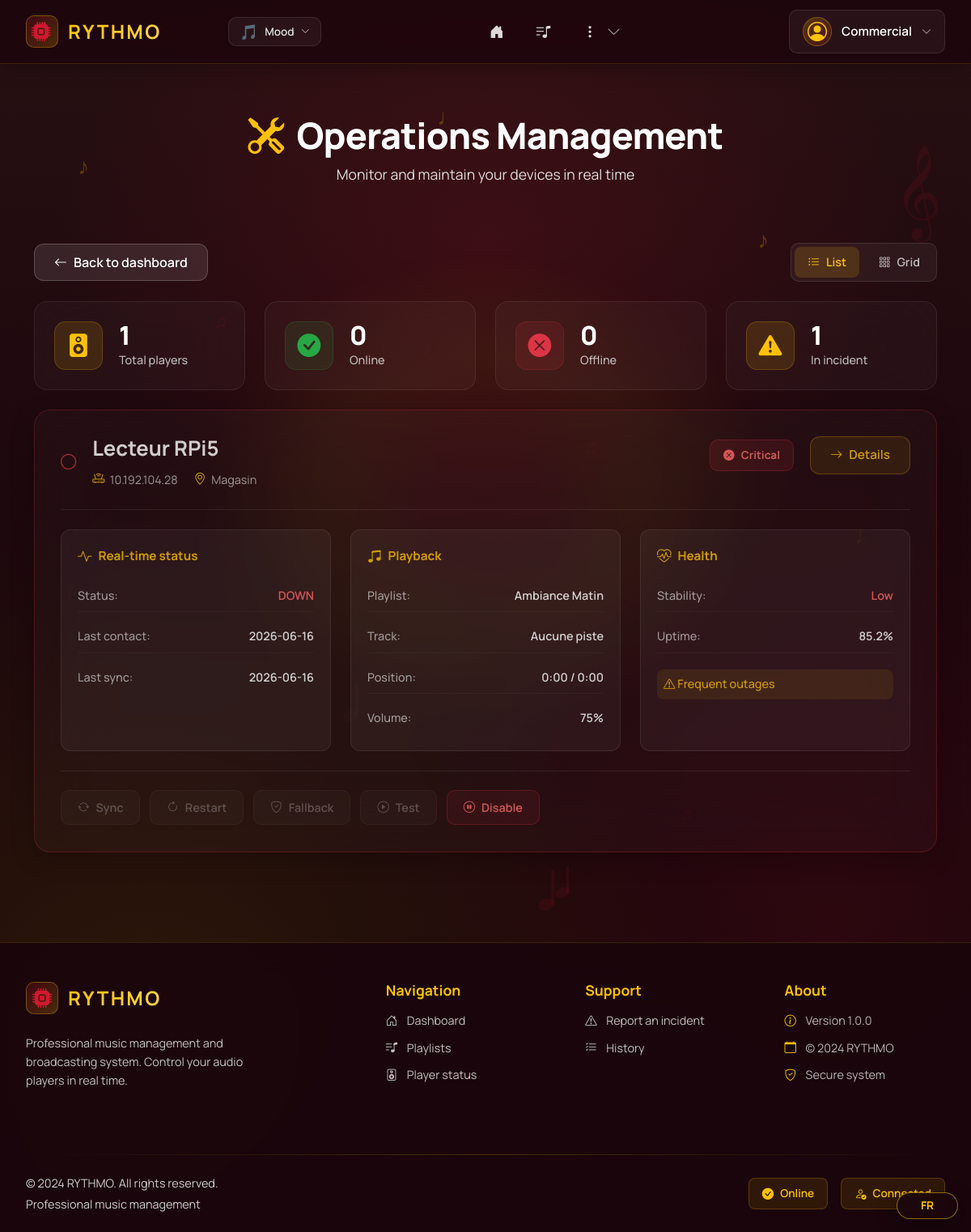
Page /lecteurs-ops/ (signed in) on the committed database.
### tables this page shows
CREATE TABLE utilisateur(
   id_utilisateur INTEGER PRIMARY KEY,
   nom_utilisateur VARCHAR(50) UNIQUE NOT NULL,
   motdepasse VARCHAR(50) NOT NULL,
   prenom VARCHAR(50) NOT NULL,
   nom VARCHAR(50) NOT NULL,
   email VARCHAR(100) UNIQUE NOT NULL,
   nom_role VARCHAR(50) NOT NULL,
   FOREIGN KEY(nom_role) REFERENCES role(nom_role)
);

CREATE TABLE lecteur(
   id_lecteur INTEGER PRIMARY KEY,
   nom_lecteur VARCHAR(50) UNIQUE NOT NULL,
   adresseIP VARCHAR(50) UNIQUE NOT NULL,
   etat_lecteur VARCHAR(50) NOT NULL,
   emplacement VARCHAR(50) NOT NULL,
   derniere_synchro DATE NOT NULL,
   adresse_lecteur VARCHAR(50) NOT NULL,
   alerte INTEGER NOT NULL,
   id_organisation INTEGER NOT NULL,
   FOREIGN KEY(id_organisation) REFERENCES organisation(id_organisation)
);

### app/controllers/LecteursOpsController.py (the view)
@lecteurs_ops_bp.route("/", methods=['GET'])
@reqlogged
@require_permission("manage_lecteurs", "view_lecteur_status")
def lecteurs_ops():
    role = normalize_role(session.get("role", "commercial"))
    all_lecteurs = dao.find_all()
    lecteurs_enriched = [
        {'lecteur': l, 'health': get_lecteur_health(l), 'current_state': get_lecteur_current_state(l)}
        for l in all_lecteurs
    ]
    return render_template(
        "lecteurs_ops.html",
        metadata={"title": "État des lecteurs", "pagename": "lecteurs_ops"},
        lecteurs_enriched=lecteurs_enriched,
        role=role,
        readonly=role == "commercial",
    )

### app/templates/lecteurs_ops.html (shortened to what this page needs)
{% extends 'layout.html' %}
{% block content %}
<div class="lecteurs-ops-hero">
  <div class="container">
    <h1><i class="bi bi-tools"></i> Gestion Opérationnelle</h1>
    <p>Surveillez et maintenez vos appareils en temps réel</p>
  </div>
</div>
<div class="container mt-4 pb-5">
  <div class="ops-actions mb-4">
    <a href="{{ url_for('index') }}" class="btn btn-rythmo-back">
      <i class="bi bi-arrow-left"></i> Retour au tableau de bord
    </a>
    <div class="view-toggle">
      <button class="view-btn active" data-view="list">
        <i class="bi bi-list-ul"></i> Liste
      </button>
      <button class="view-btn" data-view="grid">
        <i class="bi bi-grid-3x3-gap"></i> Grille
      </button>
    </div>
  </div>
  <div class="ops-stats mb-4">
    <div class="stat-card">
      <div class="stat-icon stat-icon-total">
        <i class="bi bi-speaker-fill"></i>
      </div>
      <div class="stat-content">
        <div class="stat-value">{{ lecteurs_enriched|length }}</div>
        <div class="stat-label">Total lecteurs</div>
      </div>
    </div>
    <div class="stat-card">
      <div class="stat-icon stat-icon-online">
        <i class="bi bi-check-circle-fill"></i>
      </div>
      <div class="stat-content">
        <div class="stat-value">{{ lecteurs_enriched|selectattr('lecteur.est_en_ligne', 'equalto', True)|list|length }}</div>
        <div class="stat-label">En ligne</div>
      </div>
    </div>
    <div class="stat-card">
      <div class="stat-icon stat-icon-offline">
        <i class="bi bi-x-circle-fill"></i>
      </div>
      <div class="stat-content">
        <div class="stat-value">{{ lecteurs_enriched|selectattr('lecteur.est_en_ligne', 'equalto', False)|list|length }}</div>
        <div class="stat-label">Hors ligne</div>
      </div>
    </div>
    <div class="stat-card">
      <div class="stat-icon stat-icon-warning">
        <i class="bi bi-exclamation-triangle-fill"></i>
      </div>
      <div class="stat-content">
        <div class="stat-value">{{ lecteurs_enriched|selectattr('health.stabilite', 'equalto', 'faible')|list|length }}</div>
        <div class="stat-label">En incident</div>
      </div>
    </div>
  </div>
  <div class="lecteurs-ops-list" id="lecteursList">
    {% for item in lecteurs_enriched %}
      {% set lecteur = item.lecteur %}
      {% set health = item.health %}
      {% set state = item.current_state %}
      <div class="lecteur-ops-card {% if not lecteur.est_en_ligne() %}offline{% endif %}"
           data-status="{% if lecteur.est_en_ligne() %}online{% else %}offline{% endif %}"
           data-health="{{ health.stabilite }}">
        <div class="lecteur-ops-header">
          <div class="lecteur-ops-header-left">
            <div class="lecteur-status-indicator {% if lecteur.est_en_ligne() %}status-online{% else %}status-offline{% endif %}">
              {% if lecteur.est_en_ligne() %}
                <i class="bi bi-circle-fill"></i>
              {% else %}
                <i class="bi bi-circle"></i>
              {% endif %}
            </div>
            <div class="lecteur-main-info">
              <h3 class="lecteur-ops-name">{{ lecteur.nom_lecteur }}</h3>
              <div class="lecteur-ops-meta">
                <span class="meta-item">
                  <i class="bi bi-router"></i> {{ lecteur.adresseIP }}
                </span>
                <span class="meta-item">
                  <i class="bi bi-geo-alt"></i> {{ lecteur.adresse_lecteur or 'Non assigné' }}
                </span>
              </div>
            </div>
          </div>
          <div class="lecteur-ops-header-right">
            <div class="health-indicator health-{{ health.stabilite }}">
              {% if health.stabilite == 'bonne' %}
                <i class="bi bi-check-circle-fill"></i> Stable
              {% elif health.stabilite == 'moyenne' %}
                <i class="bi bi-exclamation-circle-fill"></i> Instable
              {% else %}
                <i class="bi bi-x-circle-fill"></i> Critique
              {% endif %}
            </div>
            <a href="{{ url_for('lecteurs_ops.lecteurs_ops', lecteur_id=lecteur.id_lecteur) }}"
               class="btn btn-view-detail">
              <i class="bi bi-arrow-right"></i> Détails
            </a>
          </div>
        </div>
        <div class="lecteur-ops-body">
          <div class="ops-grid">
            <div class="ops-section">
              <div class="section-label">
                <i class="bi bi-activity"></i> État temps réel
              </div>
              <div class="section-content">
                <div class="state-item">
                  <span class="state-label">Statut :</span>
                  <span class="state-value {% if lecteur.est_en_ligne() %}value-online{% else %}value-offline{% endif %}">
                    {% if lecteur.est_en_ligne() %}UP{% else %}DOWN{% endif %}
                  </span>
                </div>
                <div class="state-item">
                  <span class="state-label">Dernier contact :</span>
                  <span class="state-value">{{ lecteur.derniere_synchro or 'Jamais' }}</span>
                </div>
                <div class="state-item">
                  <span class="state-label">Dernière sync :</span>
                  <span class="state-value">{{ lecteur.derniere_synchro or 'Jamais' }}</span>
                </div>
              </div>
            </div>
    <div class="ops-section">
      <div class="section-label">
        <i class="bi bi-music-note-beamed"></i> Lecture
      </div>
      <div class="section-content">
        <div class="state-item">
          <span class="state-label">Playlist :</span>
          <span class="state-value">
            {{ state.get('playlist_assignee', 'Aucune playlist') }}
          </span>
        </div>
        <div class="state-item">
          <span class="state-label">Piste :</span>
          <span class="state-value">
            {{ state.get('piste_en_cours', {}).get('nom', 'Aucune piste') }}
          </span>
        </div>
        <div class="state-item">
          <span class="state-label">Position :</span>
          <span class="state-value">
            {{ state.get('piste_en_cours', {}).get('position', '0:00') }}
            /
            {{ state.get('piste_en_cours', {}).get('duree', '0:00') }}
          </span>
        </div>
        <div class="state-item">
          <span class="state-label">Volume :</span>
          <span class="state-value">
            {{ state.get('volume', 75) }}%
          </span>
        </div>
      </div>
    </div>
            <div class="ops-section">
              <div class="section-label">
                <i class="bi bi-heart-pulse"></i> Santé
              </div>
              <div class="section-content">
                <div class="state-item">
                  <span class="state-label">Stabilité :</span>
                  <span class="state-value value-{{ health.stabilite }}">
                    {{ health.stabilite|title }}
                  </span>
                </div>
                <div class="state-item">
                  <span class="state-label">Uptime :</span>
                  <span class="state-value">{{ health.uptime_percent }}%</span>
                </div>
                {% if health.down_frequents %}
                <div class="state-item state-warning">
                  <span class="state-label"><i class="bi bi-exclamation-triangle"></i> Down fréquents</span>
                </div>
                {% endif %}
              </div>
            </div>
          </div>
          <div class="ops-actions-quick">
            <button class="action-quick-btn"
                    data-lecteur-id="{{ lecteur.id_lecteur }}"
                    data-action="sync"
                    {% if not lecteur.est_en_ligne() %}disabled title="Lecteur hors ligne"{% endif %}>
              <i class="bi bi-arrow-repeat"></i> Sync
            </button>
            <button class="action-quick-btn"
                    data-lecteur-id="{{ lecteur.id_lecteur }}"
                    data-action="restart"
                    {% if not lecteur.est_en_ligne() %}disabled title="Lecteur hors ligne"{% endif %}>
              <i class="bi bi-arrow-clockwise"></i> Redémarrer
            </button>
            <button class="action-quick-btn"
                    data-lecteur-id="{{ lecteur.id_lecteur }}"
                    data-action="fallback"
                    {% if not lecteur.est_en_ligne() %}disabled title="Lecteur hors ligne"{% endif %}>
              <i class="bi bi-shield-check"></i> Secours
            </button>
            <button class="action-quick-btn"
                    data-lecteur-id="{{ lecteur.id_lecteur }}"
                    data-action="test"
                    {% if not lecteur.est_en_ligne() %}disabled title="Lecteur hors ligne"{% endif %}>
              <i class="bi bi-play-circle"></i> Test
            </button>
            <button class="action-quick-btn action-danger"
                    data-lecteur-id="{{ lecteur.id_lecteur }}"
                    data-action="disable">
              <i class="bi bi-pause-circle"></i> Désactiver
            </button>
          </div>
        </div>
      </div>
    {% endfor %}
  </div>
</div>
{% endblock %}

### app/templates/includes/nav.html (shortened to what this page needs)
{% if current_user %}
<nav class="navbar-modern fixed-top navbar-expand-lg">
  <div class="navbar-container">
    <div class="navbar-brand-section">
      <a class="navbar-brand-modern" href="{{ url_for('index') }}">
        <div class="brand-icon-wrapper">
          <i class="bi bi-cpu-fill"></i>
        </div>
        <span class="brand-text">RYTHMO</span>
      </a>
      <div class="music-visualizer" id="music-bar">
      </div>
      <div class="theme-switcher d-none d-md-block">
        <button class="theme-switcher-trigger" type="button" data-bs-toggle="dropdown" aria-expanded="false" title="Changer de thème">
          <span class="theme-switcher-icon">
            {% if theme == 'joyeux' %}☀️
            {% elif theme == 'triste' %}🌧️
            {% elif theme == 'nature' %}🌿
            {% elif theme == 'romantique' %}💕
            {% elif theme == 'voyage_spacial' %}🚀
            {% else %}🎵{% endif %}
          </span>
          <span class="theme-switcher-label d-none d-lg-inline">Ambiance</span>
          <i class="bi bi-chevron-down theme-switcher-arrow"></i>
        </button>
      </div>
    </div>
    <div class="navbar-nav-section">
      <div class="collapse navbar-collapse-modern" id="navbarNav">
        <ul class="navbar-nav-modern">
          <li class="nav-item-modern">
            <a class="nav-link-modern nav-link-icon-only" href="{{ url_for('index') }}">
              <i class="bi bi-house-door-fill"></i>
            </a>
          </li>
          {% if user_can("view_playlists") or user_can("view_playlists_readonly") %}
          <li class="nav-item-modern">
            <a class="nav-link-modern nav-link-icon-only" href="{{ url_for('playlist.playlists') }}">
              <i class="bi bi-music-note-list"></i>
            </a>
          </li>
          {% endif %}
          {% if user_can("add_ad") or user_can("view_lecteur_status") or user_can("view_history") or user_can("manage_lecteurs") %}
          <li class="nav-item-modern nav-item-dropdown">
            <button class="nav-link-modern nav-link-icon-only nav-more-btn" type="button" data-bs-toggle="dropdown" aria-expanded="false">
              <i class="bi bi-three-dots-vertical"></i>
              <i class="bi bi-chevron-down nav-dropdown-arrow"></i>
            </button>
          </li>
          {% endif %}
        </ul>
      </div>
    </div>
    <div class="navbar-user-section">
      <div class="user-dropdown">
        <button class="user-menu-trigger" type="button" data-bs-toggle="dropdown" aria-expanded="false">
          <div class="user-avatar-nav">
            <i class="bi bi-person-circle"></i>
          </div>
          <span class="username-text d-none d-lg-inline">{{ current_user.username }}</span>
          <i class="bi bi-chevron-down dropdown-arrow"></i>
        </button>
      </div>
    </div>
  </div>
</nav>
{% endif %}

### rows in the picture
utilisateur: username "Commercial"
lecteur: nom_lecteur "Lecteur RPi5", adresseIP "10.192.104.28", adresse_lecteur "Magasin", derniere_synchro "2026-06-16", derniere_synchro "2026-06-16"

### other values in the picture
{{ lecteurs_enriched|length }} "1"
{{ state.get('playlist_assignee', 'Aucune playlist') }} "Ambiance Matin"
{{ state.get('piste_en_cours', {}).get('nom', 'Aucune piste') }} "Aucune piste"
{{ state.get('piste_en_cours', {}).get('position', '0:00') }} "0:00"
{{ state.get('piste_en_cours', {}).get('duree', '0:00') }} "0:00"
{{ state.get('volume', 75) }} "75"
{{ health.stabilite|title }} "Low"
{{ health.uptime_percent }} "85.2"
